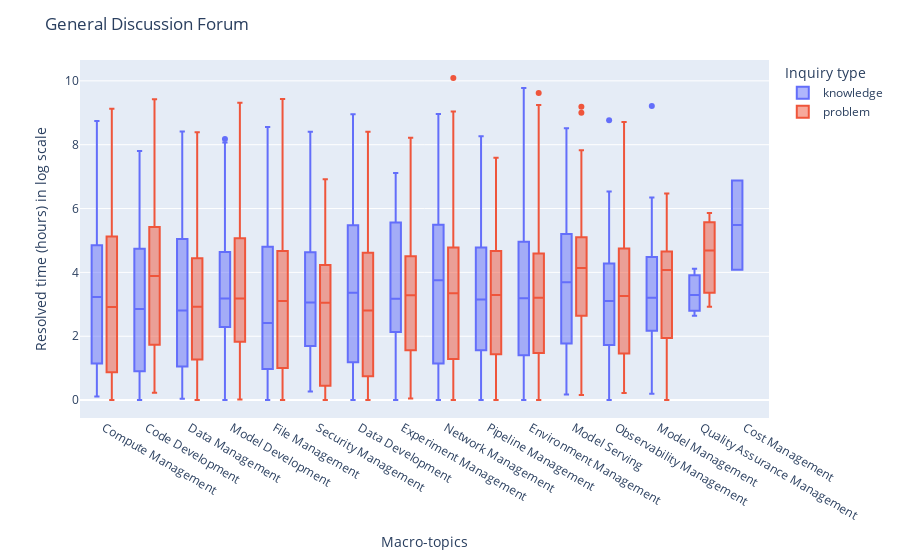
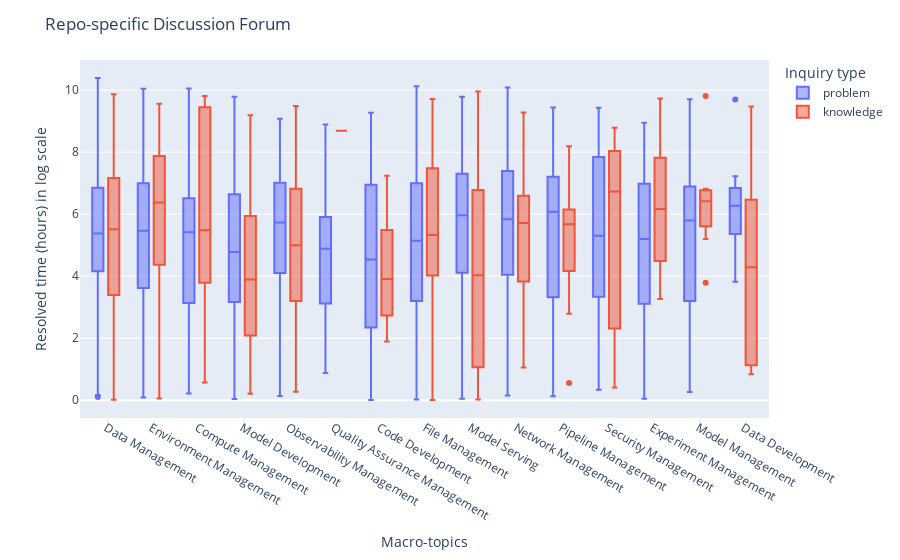
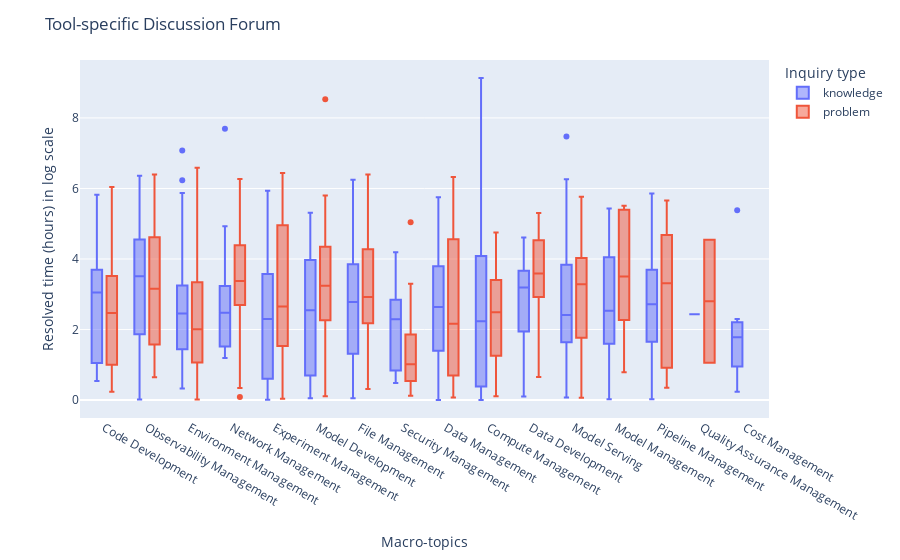

The notebook cell saved with these charts, in order:
### Code cell
df = pd.read_json(os.path.join(path_rq4, 'forums.json'))

for forum_name, forum_posts in df.groupby('Platform'):
    forum_posts['Challenge_resolved_time'] = forum_posts['Challenge_resolved_time'].apply(lambda x: np.log(x+1))
    forum_posts['Challenge_topic_macro'] = forum_posts['Challenge_topic_macro'].apply(lambda x: macro_topic_indexing[x])
    
    fig = px.box(forum_posts, x="Challenge_topic_macro", y="Challenge_resolved_time", color="Challenge_type")
    # fig.update_traces(quartilemethod="inclusive") # or "inclusive", or "linear" by default
    fig.update_layout(
        title_text=f'{forum_name}',
        xaxis_title="Macro-topics",
        yaxis_title="Resolved time (hours) in log scale",
        legend_title='Inquiry type',
    )
    fig.show()
    fig.write_image(os.path.join(path_rq4, f'Resolved time in log scale (based on inquiry types) - {forum_name}.pdf'))

### Figure 1 — Plotly figure (JSON) as saved in the notebook; plotly's stock layout.template omitted (floating-point values rounded to 4 significant figures; data arrays with more than 128 entries replaced by an {"elided": "..."} marker saying what was removed)
{"data": [{"alignmentgroup": "True", "hovertemplate": "Challenge_type=knowledge<br>Challenge_topic_macro=%{x}<br>Challenge_resolved_time=%{y}<extra></extra>", "legendgroup": "knowledge", "marker": {"color": "#636efa"}, "name": "knowledge", "notched": false, "offsetgroup": "knowledge", "orientation": "v", "showlegend": true, "type": "box", "x": {"elided": "2603 str values"}, "x0": " ", "xaxis": "x", "y": {"elided": "2603 float values"}, "y0": " ", "yaxis": "y"}, {"alignmentgroup": "True", "hovertemplate": "Challenge_type=problem<br>Challenge_topic_macro=%{x}<br>Challenge_resolved_time=%{y}<extra></extra>", "legendgroup": "problem", "marker": {"color": "#EF553B"}, "name": "problem", "notched": false, "offsetgroup": "problem", "orientation": "v", "showlegend": true, "type": "box", "x": {"elided": "3130 str values"}, "x0": " ", "xaxis": "x", "y": {"elided": "3130 float values"}, "y0": " ", "yaxis": "y"}], "layout": {"boxmode": "group", "legend": {"title": {"text": "Inquiry type"}, "tracegroupgap": 0}, "margin": {"t": 60}, "title": {"text": "General Discussion Forum"}, "xaxis": {"anchor": "y", "domain": [0, 1], "title": {"text": "Macro-topics"}}, "yaxis": {"anchor": "x", "domain": [0, 1], "title": {"text": "Resolved time (hours) in log scale"}}}}

### Figure 2 — Plotly figure (JSON) as saved in the notebook; plotly's stock layout.template omitted (floating-point values rounded to 4 significant figures; data arrays with more than 128 entries replaced by an {"elided": "..."} marker saying what was removed)
{"data": [{"alignmentgroup": "True", "hovertemplate": "Challenge_type=problem<br>Challenge_topic_macro=%{x}<br>Challenge_resolved_time=%{y}<extra></extra>", "legendgroup": "problem", "marker": {"color": "#636efa"}, "name": "problem", "notched": false, "offsetgroup": "problem", "orientation": "v", "showlegend": true, "type": "box", "x": {"elided": "1613 str values"}, "x0": " ", "xaxis": "x", "y": {"elided": "1613 float values"}, "y0": " ", "yaxis": "y"}, {"alignmentgroup": "True", "hovertemplate": "Challenge_type=knowledge<br>Challenge_topic_macro=%{x}<br>Challenge_resolved_time=%{y}<extra></extra>", "legendgroup": "knowledge", "marker": {"color": "#EF553B"}, "name": "knowledge", "notched": false, "offsetgroup": "knowledge", "orientation": "v", "showlegend": true, "type": "box", "x": {"elided": "361 str values"}, "x0": " ", "xaxis": "x", "y": {"elided": "361 float values"}, "y0": " ", "yaxis": "y"}], "layout": {"boxmode": "group", "legend": {"title": {"text": "Inquiry type"}, "tracegroupgap": 0}, "margin": {"t": 60}, "title": {"text": "Repo-specific Discussion Forum"}, "xaxis": {"anchor": "y", "domain": [0, 1], "title": {"text": "Macro-topics"}}, "yaxis": {"anchor": "x", "domain": [0, 1], "title": {"text": "Resolved time (hours) in log scale"}}}}

### Figure 3 — Plotly figure (JSON) as saved in the notebook; plotly's stock layout.template omitted (floating-point values rounded to 4 significant figures; data arrays with more than 128 entries replaced by an {"elided": "..."} marker saying what was removed)
{"data": [{"alignmentgroup": "True", "hovertemplate": "Challenge_type=knowledge<br>Challenge_topic_macro=%{x}<br>Challenge_resolved_time=%{y}<extra></extra>", "legendgroup": "knowledge", "marker": {"color": "#636efa"}, "name": "knowledge", "notched": false, "offsetgroup": "knowledge", "orientation": "v", "showlegend": true, "type": "box", "x": {"elided": "1780 str values"}, "x0": " ", "xaxis": "x", "y": {"elided": "1780 float values"}, "y0": " ", "yaxis": "y"}, {"alignmentgroup": "True", "hovertemplate": "Challenge_type=problem<br>Challenge_topic_macro=%{x}<br>Challenge_resolved_time=%{y}<extra></extra>", "legendgroup": "problem", "marker": {"color": "#EF553B"}, "name": "problem", "notched": false, "offsetgroup": "problem", "orientation": "v", "showlegend": true, "type": "box", "x": {"elided": "1949 str values"}, "x0": " ", "xaxis": "x", "y": {"elided": "1949 float values"}, "y0": " ", "yaxis": "y"}], "layout": {"boxmode": "group", "legend": {"title": {"text": "Inquiry type"}, "tracegroupgap": 0}, "margin": {"t": 60}, "title": {"text": "Tool-specific Discussion Forum"}, "xaxis": {"anchor": "y", "domain": [0, 1], "title": {"text": "Macro-topics"}}, "yaxis": {"anchor": "x", "domain": [0, 1], "title": {"text": "Resolved time (hours) in log scale"}}}}
